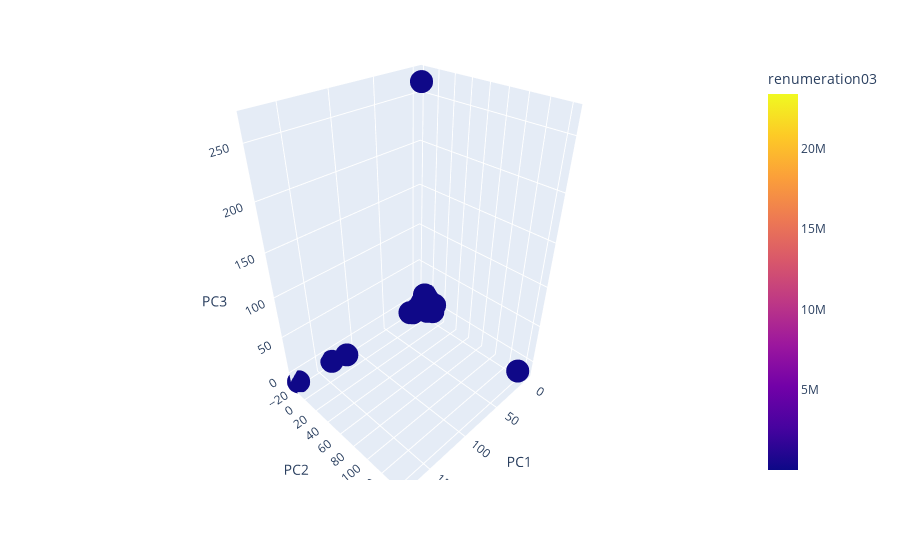

This figure's notebook cell:
### Code cell
# Plot the 3d PCA with 'renumeration'


fig = px.scatter_3d(X_plus_y, 
                    x = X_plus_y.PC1, 
                    y = X_plus_y.PC2, 
                    z = X_plus_y.PC3, 
                    color = 'renumeration03')
fig.show()

# KeyError: (nan, '', '')
# ValueError: Value of 'color' is not the name of a column in 'data_frame'. Expected one of ['PC1', 'PC2', 'PC3', 'Job Title02'] but received: renumeration03

### Figure 1 — Plotly figure (JSON) as saved in the notebook; plotly's stock layout.template omitted (floating-point values rounded to 4 significant figures; data arrays with more than 128 entries replaced by an {"elided": "..."} marker saying what was removed)
{"data": [{"hovertemplate": "PC1=%{x}<br>PC2=%{y}<br>PC3=%{z}<br>renumeration03=%{marker.color}<extra></extra>", "legendgroup": "", "marker": {"color": {"elided": "1079 float values"}, "coloraxis": "coloraxis", "symbol": "circle"}, "mode": "markers", "name": "", "scene": "scene", "showlegend": false, "type": "scatter3d", "x": {"elided": "1079 float values"}, "y": {"elided": "1079 float values"}, "z": {"elided": "1079 float values"}}], "layout": {"coloraxis": {"colorbar": {"title": {"text": "renumeration03"}}, "colorscale": [[0, "#0d0887"], [0.1111, "#46039f"], [0.2222, "#7201a8"], [0.3333, "#9c179e"], [0.4444, "#bd3786"], [0.5556, "#d8576b"], [0.6667, "#ed7953"], [0.7778, "#fb9f3a"], [0.8889, "#fdca26"], [1, "#f0f921"]]}, "legend": {"tracegroupgap": 0}, "margin": {"t": 60}, "scene": {"domain": {"x": [0, 1], "y": [0, 1]}, "xaxis": {"title": {"text": "PC1"}}, "yaxis": {"title": {"text": "PC2"}}, "zaxis": {"title": {"text": "PC3"}}}}}
